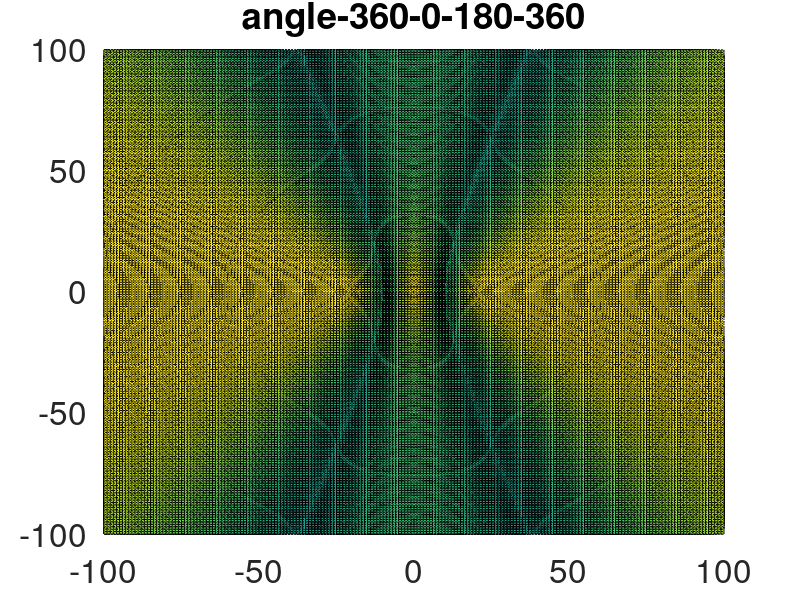

Source code (MATLAB):
#########################################
####### variables for the picture #######
#########################################

clear all;
close all;

% Time in seconds for each plot in the GIF
DelayTime = 0.1; 

startx = 150;
starty = 150;
width = 1062;
height = 980;

########################################
####### variables for the figure #######
########################################

matrix_size = 100;
number_of_points = 2 * matrix_size + 1;

reference_x_pos = 0;
reference_y_pos = 0;

antenna_1_x_pos = -20;
antenna_1_y_pos = 0;
	antenna_1_enable = 1;
	angle_offset_1 = 0;

antenna_2_x_pos = 0;
antenna_2_y_pos = 0;
	antenna_2_enable = 1;
	angle_offset_2 = 180;

antenna_3_x_pos = 20;
antenna_3_y_pos = 0;
	antenna_3_enable = 1;
	angle_offset_3 = 2 * angle_offset_2;

wave_length = 40;

########################################

frequency = (2 * pi) / wave_length;
radian_offset_1 = angle_offset_1 * pi / 180;
radian_offset_2 = angle_offset_2 * pi / 180;
radian_offset_3 = angle_offset_3 * pi / 180;

space_reference_x = linspace(-matrix_size-reference_x_pos,matrix_size-reference_x_pos,number_of_points) ;
space_reference_y = linspace(-matrix_size-reference_y_pos,matrix_size-reference_y_pos,number_of_points) ;

space_antenna_1_x = linspace(-matrix_size-antenna_1_x_pos,matrix_size-antenna_1_x_pos,number_of_points) ;
space_antenna_1_y = linspace(-matrix_size-antenna_1_y_pos,matrix_size-antenna_1_y_pos,number_of_points) ;

space_antenna_2_x = linspace(-matrix_size-antenna_2_x_pos,matrix_size-antenna_2_x_pos,number_of_points) ;
space_antenna_2_y = linspace(-matrix_size-antenna_2_y_pos,matrix_size-antenna_2_y_pos,number_of_points) ;

space_antenna_3_x = linspace(-matrix_size-antenna_3_x_pos,matrix_size-antenna_3_x_pos,number_of_points) ;
space_antenna_3_y = linspace(-matrix_size-antenna_3_y_pos,matrix_size-antenna_3_y_pos,number_of_points) ;

mesh_antenna_1_value = zeros(number_of_points,number_of_points);
mesh_antenna_2_value = zeros(number_of_points,number_of_points);
mesh_antenna_3_value = zeros(number_of_points,number_of_points);

[antenna_1_x,antenna_1_y] = meshgrid(space_antenna_1_x,space_antenna_1_y);
[antenna_2_x,antenna_2_y] = meshgrid(space_antenna_2_x,space_antenna_2_y);
[antenna_3_x,antenna_3_y] = meshgrid(space_antenna_3_x,space_antenna_3_y);

########################################

distance_antenna_1_value = sqrt(antenna_1_x.*antenna_1_x + antenna_1_y.*antenna_1_y);
distance_antenna_2_value = sqrt(antenna_2_x.*antenna_2_x + antenna_2_y.*antenna_2_y);
distance_antenna_3_value = sqrt(antenna_3_x.*antenna_3_x + antenna_3_y.*antenna_3_y);

##################################
####### create the picture #######
##################################

number_of_step = 36;
divider = number_of_step / 2;

multi = 360 / number_of_step;

filename = ["mesh_antenna" , "-" , num2str(angle_offset_1) , "-" , num2str(angle_offset_2) , "-" , num2str(angle_offset_3) , ".gif"];

% Function and GIF file update loop
for n = 1:number_of_step

	% Generate the function and plot it
	mesh_antenna_value = zeros(number_of_points,number_of_points);

	mesh_antenna_1_value = antenna_1_enable * cos(frequency*distance_antenna_1_value + radian_offset_1 - n * pi / divider);
	mesh_antenna_2_value = antenna_2_enable * cos(frequency*distance_antenna_2_value + radian_offset_2 - n * pi / divider);
	mesh_antenna_3_value = antenna_3_enable * cos(frequency*distance_antenna_3_value + radian_offset_3 - n * pi / divider);

	mesh_antenna_value = mesh_antenna_1_value + mesh_antenna_2_value + mesh_antenna_3_value;

	mesh_antenna_value(number_of_points-matrix_size+antenna_1_y_pos,number_of_points-matrix_size+antenna_1_x_pos) = 3;
	mesh_antenna_value(number_of_points-matrix_size+antenna_2_y_pos,number_of_points-matrix_size+antenna_2_x_pos) = 3;
	mesh_antenna_value(number_of_points-matrix_size+antenna_3_y_pos,number_of_points-matrix_size+antenna_3_x_pos) = 3;

	text_title = ["angle-" , num2str(n * multi) , "-" , num2str(angle_offset_1) , "-" , num2str(angle_offset_2) , "-" , num2str(angle_offset_3) ];

	% Create empty figure and assign number
	f = figure(1);

	pause(0.3);

	surface(space_reference_x,space_reference_y,mesh_antenna_value) ;
	set(gcf,'position',[startx,starty,width,height]);
	title(text_title);
	set(gca, "fontsize", 24);
	xlim([-matrix_size,matrix_size]);
	drawnow

	pause(0.3);

	% Image Processing
	% Assign plot to a frame
	frame = getframe(f);
	% Convert frame to RGB image (3 dimensional) 
	im = frame2im(frame);
	% Transform RGB samples to 1 dimension with a color map "cm". 
	[imind,cm] = rgb2ind(im); 
	if n == 1;
		% Create GIF file
		imwrite(imind,cm,filename,'gif','DelayTime', DelayTime , 'Compression' , 'lzw');
	else
		% Add each new plot to GIF
		imwrite(imind,cm,filename,'gif','WriteMode','append','DelayTime', DelayTime , 'Compression' , 'lzw');
	end

	pause(0.3);

	close all;
end